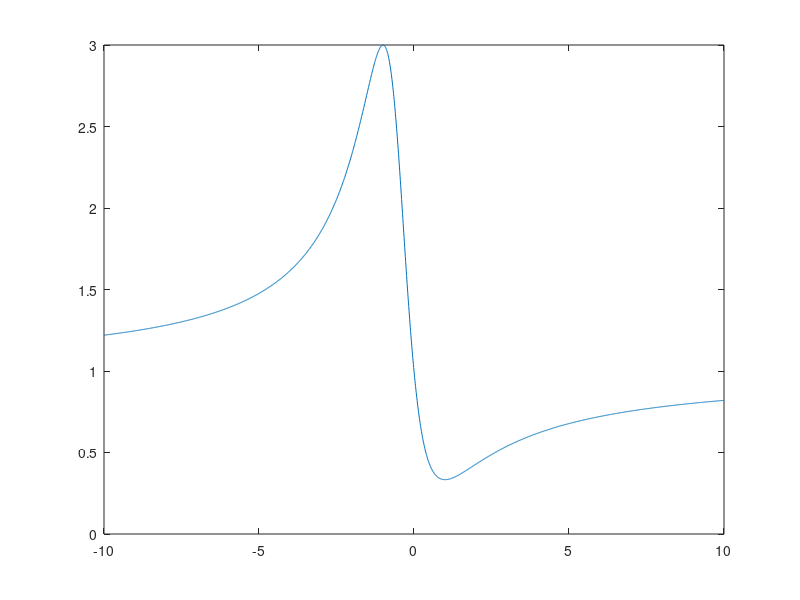

Recreate this plot in MATLAB.
%Ayden Hession
%Section: 27393
%Q5
%top = [1 -1 1];
%bottom = [1 1 1];
%p = deconv(top,bottom);
x = -10:0.01:10;
y = (x.^2 - x + 1) ./ (x.^2 + x +1);
%y = polyval(p,x);
plot(x,y);